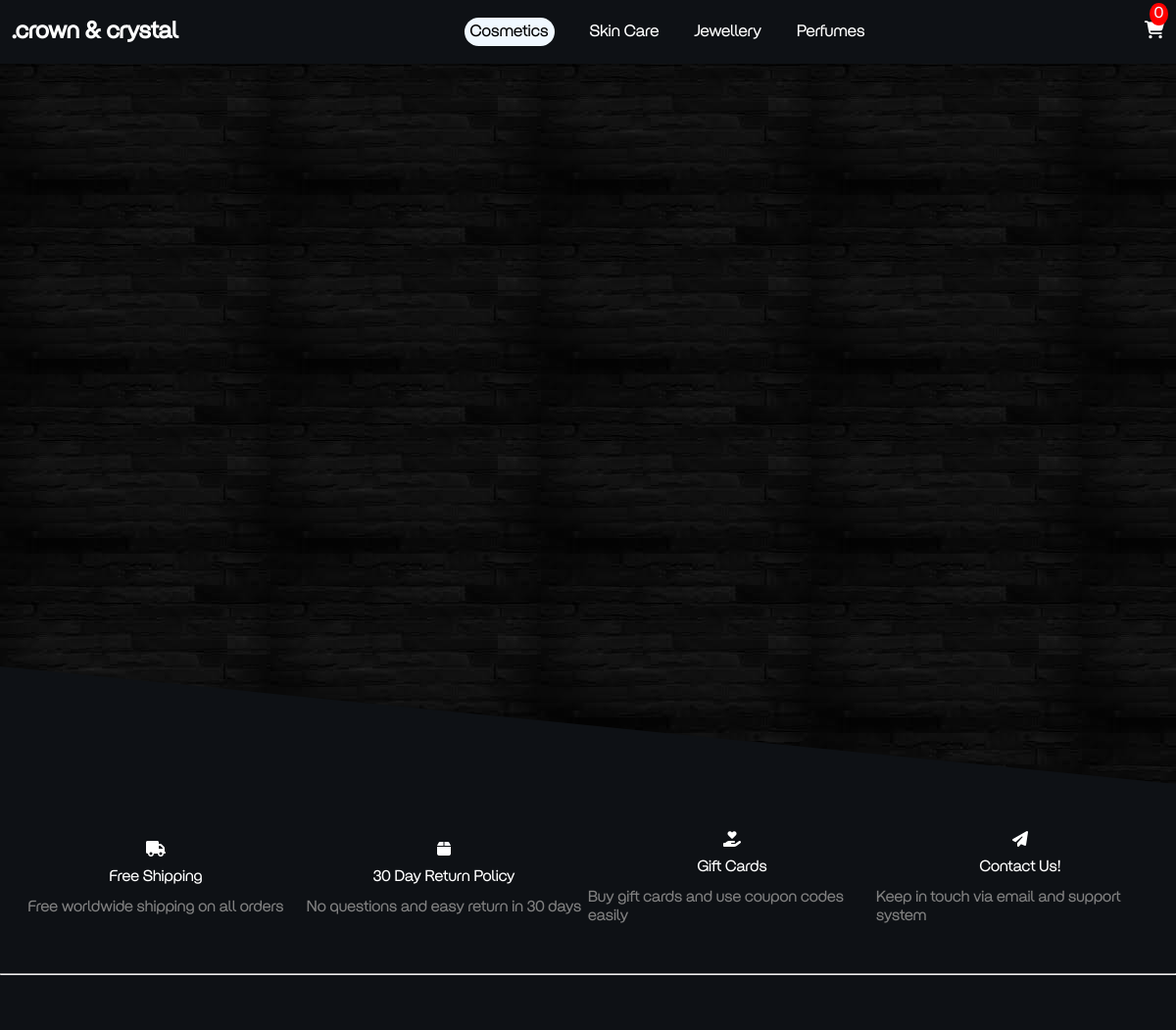
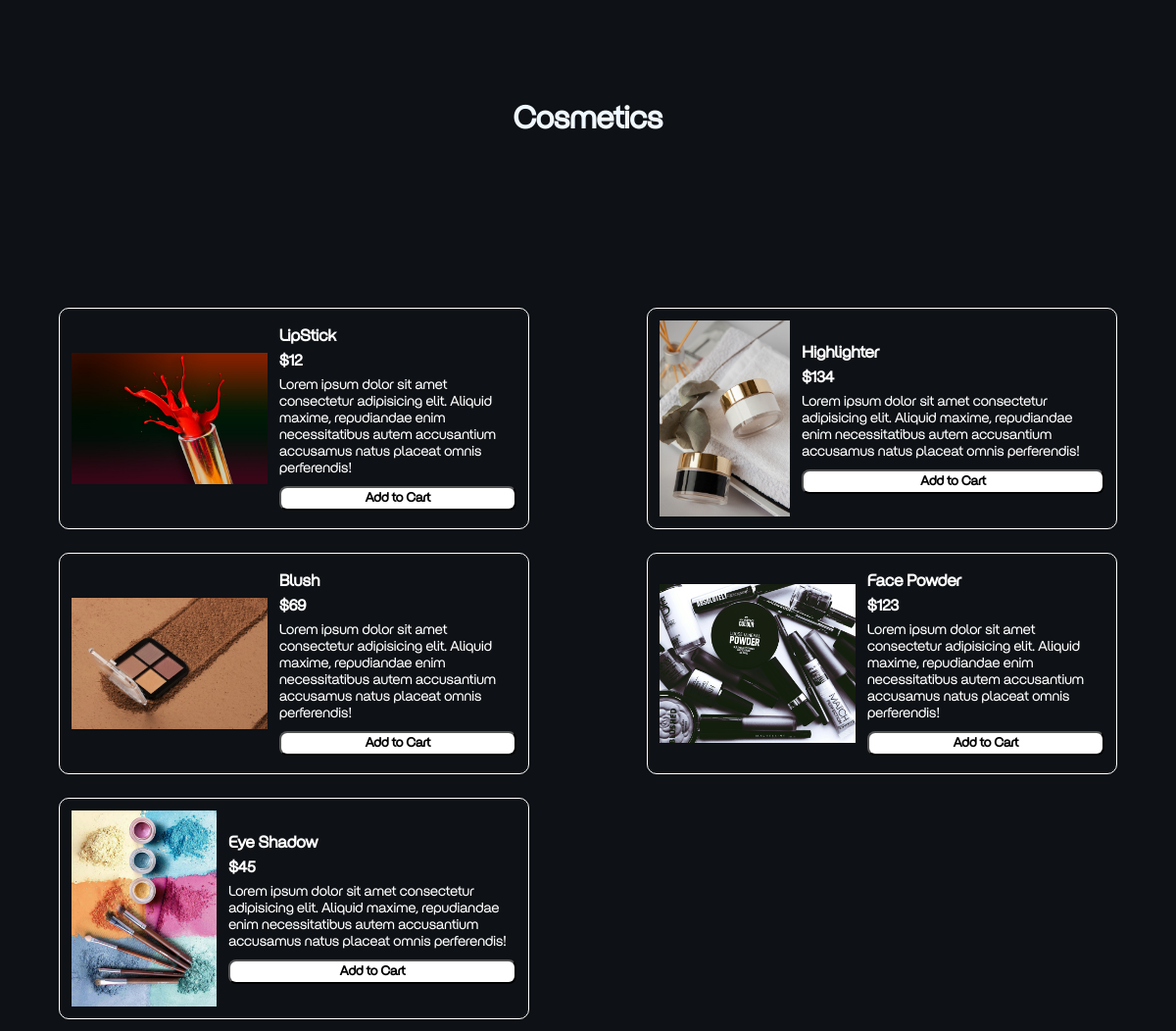
The app's page /Website/cosmetics.php with its own data (2 pictures, top to bottom).
### tables this page shows
CREATE TABLE `products` (
  `id` int(11) NOT NULL,
  `pro_name` varchar(50) DEFAULT NULL,
  `description` text DEFAULT NULL,
  `pro_img` varchar(50) DEFAULT NULL,
  `price` varchar(50) DEFAULT NULL,
  `cat_id` int(11) DEFAULT NULL
);

### Website/cosmetics.php (the view, shortened to what this page needs)
<?php
include "header.php";
?>
<hr>
<h1 id="pro">Cosmetics</h1>
<div id="products">
    <div class="layer">
        <div class="cosmetic">
        <?php
            $sql = "SELECT * FROM `products` WHERE cat_id=5;";
            $result = mysqli_query($conn, $sql);
            while ($row = mysqli_fetch_array($result)) {
            ?>
                <div class="product">
                    <img class="productImage" src="<?= 'Images/' . $row[3] ?>" alt="">
                    <div class="product-info">
                        <div class="product-title"><?= $row[1] ?></div>
                        <div class="product-price">$<?= $row[4] ?></div>
                        <div class="product-desc"><?= $row[2] ?></div>
                        <button class="addCart product-buy" >Add to Cart</button>
                    </div>
                </div>
                    <?php
                }
                    ?>
        </div>
    </div>
</div>
<?php
include "footer.php";
?>

### Website/header.php (shortened to what this page needs)
<!DOCTYPE html>
<html lang="en">
<head>
    <link rel="stylesheet" href="https://cdnjs.cloudflare.com/ajax/libs/font-awesome/6.6.0/css/all.min.css"
 />
    <link rel="stylesheet" href="https://cdn.jsdelivr.net/npm/swiper@11/swiper-bundle.min.css" />
    <link rel="stylesheet" href="style.css">
</head>
<body>
    <nav>
        <div id="nav-top">
            <div id="logo">.crown & crystal</div>
            <div id="nav-center">
                <div id="nav-bottom">
                    <a class="nav-as" href="cosmetics.php">Cosmetics</a>
                    <a class="nav-as" href="skin-care.php">Skin Care</a>
                    <a class="nav-as" href="jewellery.php">Jewellery</a>
                    <a class="nav-as" href="perfumes.php">Perfumes</a>
                </div>
            </div>
            <div id="cart" class="cart">
                <i class="fa-solid fa-cart-shopping"></i>
                <span class="cart-counter">0</span>
            </div>
        </div>
    </nav>
    <div id="page1">
        <div class="slider">
            <div class="swiper mySwiper">
                <div class="swiper-wrapper">
                    <div class="swiper-slide">
                        <img class="sliderImg" src="Images/jewellery-1.webp" alt="">
                        <div class="sliderTitle">
                            <h4>Wedding Bands By </h4><br>
                            <h1>TIFFANY & Co.</h1>
                        </div>
                        <a class="buy-now" href="jewellery.php#pro">Buy Now</a>
                    </div>
                </div>
            </div>
        </div>
    </div>
    <div id="features">
        <div class="feature">
            <i class="fa-solid fa-truck"></i>
            <div class="feature-Title">Free Shipping</div>
            <div class="feature-desc">Free worldwide shipping on all orders</div>
        </div>
        <div class="feature">
            <i class="fa-solid fa-box"></i>
            <div class="feature-Title">30 Day Return Policy</div>
            <div class="feature-desc">No questions and easy return in 30 days</div>
        </div>
        <div class="feature">
            <i class="fas fa-hand-holding-heart"></i>
            <div class="feature-Title">Gift Cards</div>
            <div class="feature-desc">Buy gift cards and use coupon codes easily</div>
        </div>
        <div class="feature">
            <i class="fas fa-paper-plane"></i>
            <div class="feature-Title">Contact Us!</div>
            <div class="feature-desc">Keep in touch via email and support system</div>
        </div>
    </div>

### Website/footer.php (shortened to what this page needs)
</body>
</html>

### Website/style.css (style rules this page uses)
* { margin: 0; padding: 0; box-sizing: border-box; font-family: rejoy; }
html,body { height: 100%; width: 100%; }
body { background-color: #0e1115; }
nav { padding: 1.5vw 1vw; color: white; background-color: #0e1115; position: fixed; top: 0; z-index: 100; width: 100%; }
#logo { font-size: 2vw; font-weight: bold; }
#nav-top { display: flex; align-items: center; justify-content: space-between; }
#nav-center { display: flex; align-items: center; justify-content: center; flex-direction: column; gap: 1vw; }
#nav-bottom { margin-left: 7px; display: flex; align-items: center; justify-content: center; gap: 3vw; }
#nav-bottom a { text-decoration: none; color: white; font-weight: 500; font-size: 1.4vw; cursor: pointer; }
#nav-bottom a:is(:link, :active, :visited).active { color: black; background-color: aliceblue; padding: 0.3vw 0.5vw; border-radius: 15px; }
#cart { position: relative; cursor: pointer; }
#cart i { font-size: 1.5vw; }
#cart .cart-counter { position: absolute; top: -90%; right: -20%; background-color: red; color: aliceblue; border-radius: 50%; padding: 2px 5px; }
.active { right: 0; transition: 0.5s; }
.slider { background-image: url(Images/brick.jpeg); clip-path: polygon(0 0, 100% 0, 100% 100%, 0 85%); position: relative; display: flex; align-items: center; justify-content: center; height: 100vh; }
.sliderImg { object-fit: contain; height: 80vh; width: 60vw; }
.swiper { width: fit-content; height: 100%; }
.swiper-slide { margin-bottom: 30vh; text-align: center; font-size: 18px; background: none; display: flex; justify-content: center; align-items: center; position: relative; }
.sliderTitle { position: absolute; bottom: 15%; right: 2%; text-align: right; color: aliceblue; font-size: 1.7vw; }
.buy-now { position: absolute; bottom: 10%; text-align: right; color: aliceblue; }
#features { padding: 4vw 1vw; color: white; display: flex; }
.feature { width: 100%; display: flex; align-items: center; justify-content: center; gap: 1vw; flex-direction: column; }
.feature-desc { color: gray; }
#pro { margin: 20vh 0; text-align: center; color: aliceblue; }
.cosmetic { color: white; display: grid; grid-template-columns: 1fr 1fr; align-items: center; justify-items: center; }
.product { display: flex; align-items: center; justify-content: center; width: 40vw; gap: 1vw; border: 1px solid white; margin: 1vw 0; border-radius: 10px; padding: 1vw; }
.product-info { display: flex; justify-content: center; flex-direction: column; gap: 0.5vw; }
.product img { width: 200px; height: 200px; object-fit: contain; }
.product-title { font-weight: 900; font-size: 1.4vw; }
.product-price { font-weight: 600; }
.product-desc { font-weight: 100; font-size: 1.2vw; }
.product-buy { cursor: pointer; margin-top: 0.3vw; background-color: white; color: black; text-decoration: none; padding: 0.2vw 0.5vw; border-radius: 8px; font-weight:600 ; }

### records on screen
products: pro_img (picture), pro_name "LipStick", price "12", description "Lorem ipsum dolor sit amet consectetur adipisicing elit. Aliquid maxime, repudiandae enim necessitatibus autem accusantium accusamus natus placeat omnis perferendis!"
products: pro_img (picture), pro_name "Highlighter", price "134", description "Lorem ipsum dolor sit amet consectetur adipisicing elit. Aliquid maxime, repudiandae enim necessitatibus autem accusantium accusamus natus placeat omnis perferendis!"
products: pro_img (picture), pro_name "Blush", price "69", description "Lorem ipsum dolor sit amet consectetur adipisicing elit. Aliquid maxime, repudiandae enim necessitatibus autem accusantium accusamus natus placeat omnis perferendis!"
products: pro_img (picture), pro_name "Face Powder", price "123", description "Lorem ipsum dolor sit amet consectetur adipisicing elit. Aliquid maxime, repudiandae enim necessitatibus autem accusantium accusamus natus placeat omnis perferendis!"
products: pro_img (picture), pro_name "Eye Shadow", price "45", description "Lorem ipsum dolor sit amet consectetur adipisicing elit. Aliquid maxime, repudiandae enim necessitatibus autem accusantium accusamus natus placeat omnis perferendis!"
